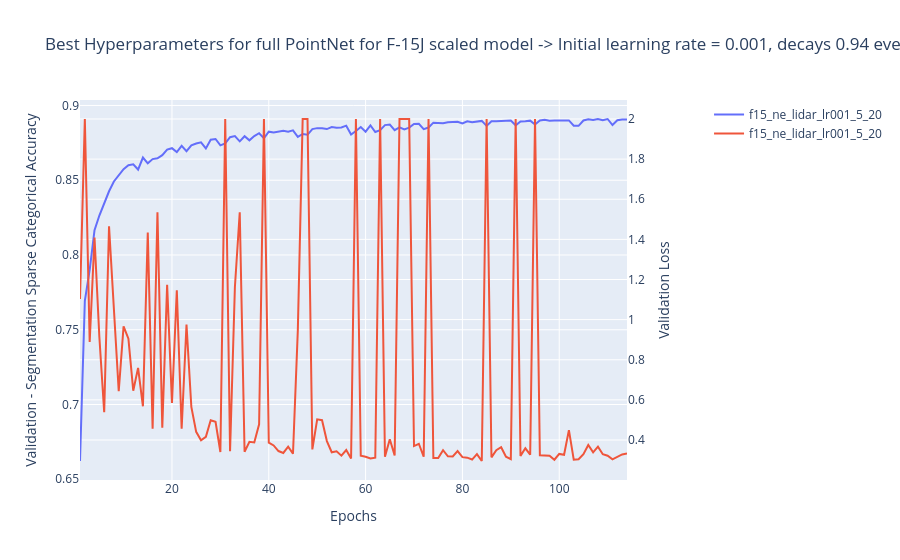

Write notebook code for a chart like this one.
### Code cell
MODEL_ROOT = "D:/models/hyperparameter_search/f15_scaled/"

plot = LinePlot( title = f'Best Hyperparameters for full PointNet for F-15J scaled model -> Initial learning rate = 0.001, decays 0.94 every 2 epochs || Validation Segmentation Accuracy -> 0.991',
                x_axis_title = 'Epochs',
                y1_axis_title = 'Validation - Segmentation Sparse Categorical Accuracy',
                y2_axis_title = 'Validation Loss' )

models: dict[str, dict] = {}
for model_dir in os.listdir( MODEL_ROOT ):
    with open( f"{MODEL_ROOT}{model_dir}/final/{model_dir}_final_history.json", "r" ) as j:
        models[model_dir] = json.load( j )

        if( model_dir == 'f15_ne_lidar_lr001_5_20' ):
            plot.add_y1_trace( np.array( models[model_dir]['segmentation_output_sparse_categorical_accuracy'] ), model_dir )
            plot.add_y2_trace( np.clip( np.array( models[model_dir]['val_loss'] ), 0, 2 ), model_dir )

plot.show()
plot.get_fig().write_image( 'E:/AFIT/AAR/5_Thesis/doc/figures/hyperparameter_search/f15_scaled_best_full.png', width = 1200, height = 600 )
